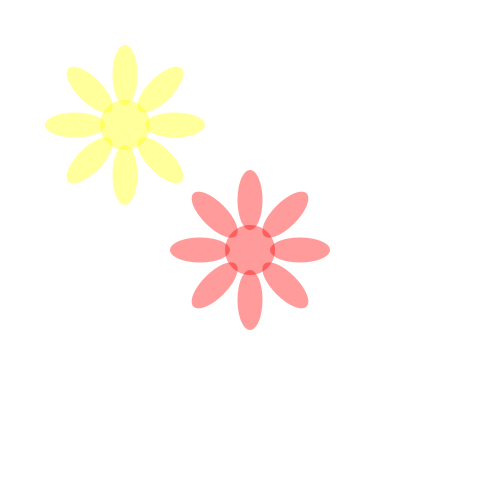
Frame 1 (no input)
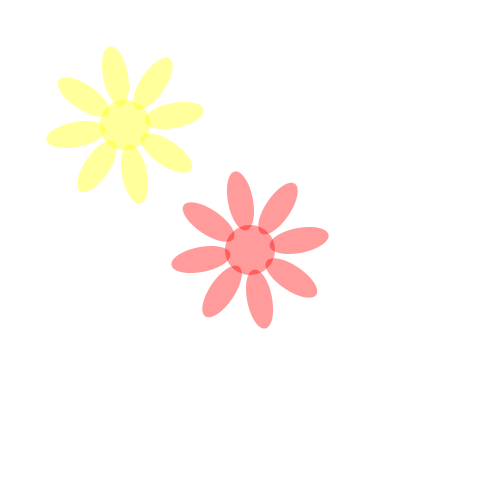
Frame 60 (the mouse pressed at the canvas centre just before this capture)
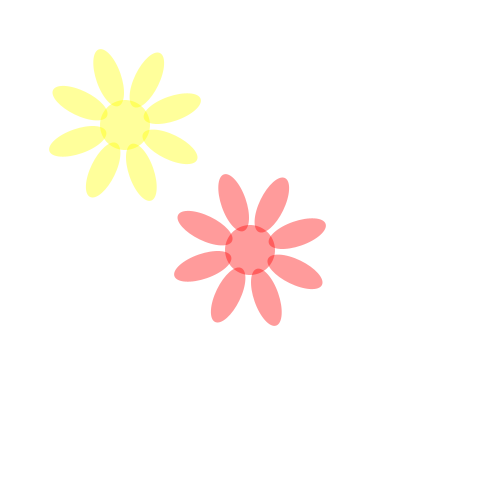
Frame 120 (the mouse held since frame 60 and released just before this capture)

The Processing sketch that drew these frames (run headless with seeded random() and noise(); from frame 60 on, the mouse is pressed at the canvas centre):

// Processing sketch: w3_04_flowerGenerator
// ── w3_04_flowerGenerator.pde
// Program to draw flowers that spin

// declare angle variable that will be used to sping flowers
float angle;

void setup() {
  size(500, 500);
  background(255);
  noStroke();
  
  // decrease frameRate to see code run more slowly
  // frameRate(1);
}

void draw() {
  // redraw the background each time
  // try commenting this line out and see what happens
  background(255);
  
  // function CALL for flower function
  // function CALLS can be passed unique parameters
  // we've seen this before when we draw a rect, for instance
  flower(width/2,height/2, 255, 0, 0, angle);
  flower(width/4,height/4, 255, 255, 0, angle);
  
  // increase rotation angle -> spin flower
  // a higher increment will give a faster spin
  angle += 0.05;
  
  // additional flower functions CALLS
  // flower(100,100, 0, 0, 255, angle);
  // flower(400,400, 0, 255, 255, angle);
  // flower(random(width),random(height),random(255),random(255),random(255),angle);
}

// function DEFINITION for flower function
// draws a flower based on paramters you define
// when you add parameters in your function definition
// you must declare their dataType
void flower(float posX, float posY, float r, float g, float b, float angle) {
  
  // set colors based on parameters
  fill(r,g,b,100);
  
  // transformation between pushMatrix and popMatrix
  // will be isolated and not build on each other
  // try commenting both out to see what happens
  pushMatrix();
  
  // move the grid to the new X and Y pos
  translate(posX,posY);
  
  // rotate by our spin angle
  rotate(angle);
  
  // print spin angle to see it increase
  println(angle);
  
  // flower bud
  ellipse(0,0,50,50);
  
  // 1st petal set
  ellipse(0,-50,25,60);
  ellipse(0,50,25,60);
  
  // 2nd petal set
  rotate(radians(90));
  ellipse(0,-50,25,60);
  ellipse(0,50,25,60);
  
  // 3rd petal set
  rotate(radians(45));
  ellipse(0,-50,25,60);
  ellipse(0,50,25,60);
  
  // 4th petal set
  rotate(radians(90));
  ellipse(0,-50,25,60);
  ellipse(0,50,25,60);
  
  // transformation between pushMatrix and popMatrix
  // will be isolated and not build on each other
  // try commenting both out to see what happens
  popMatrix();
}
